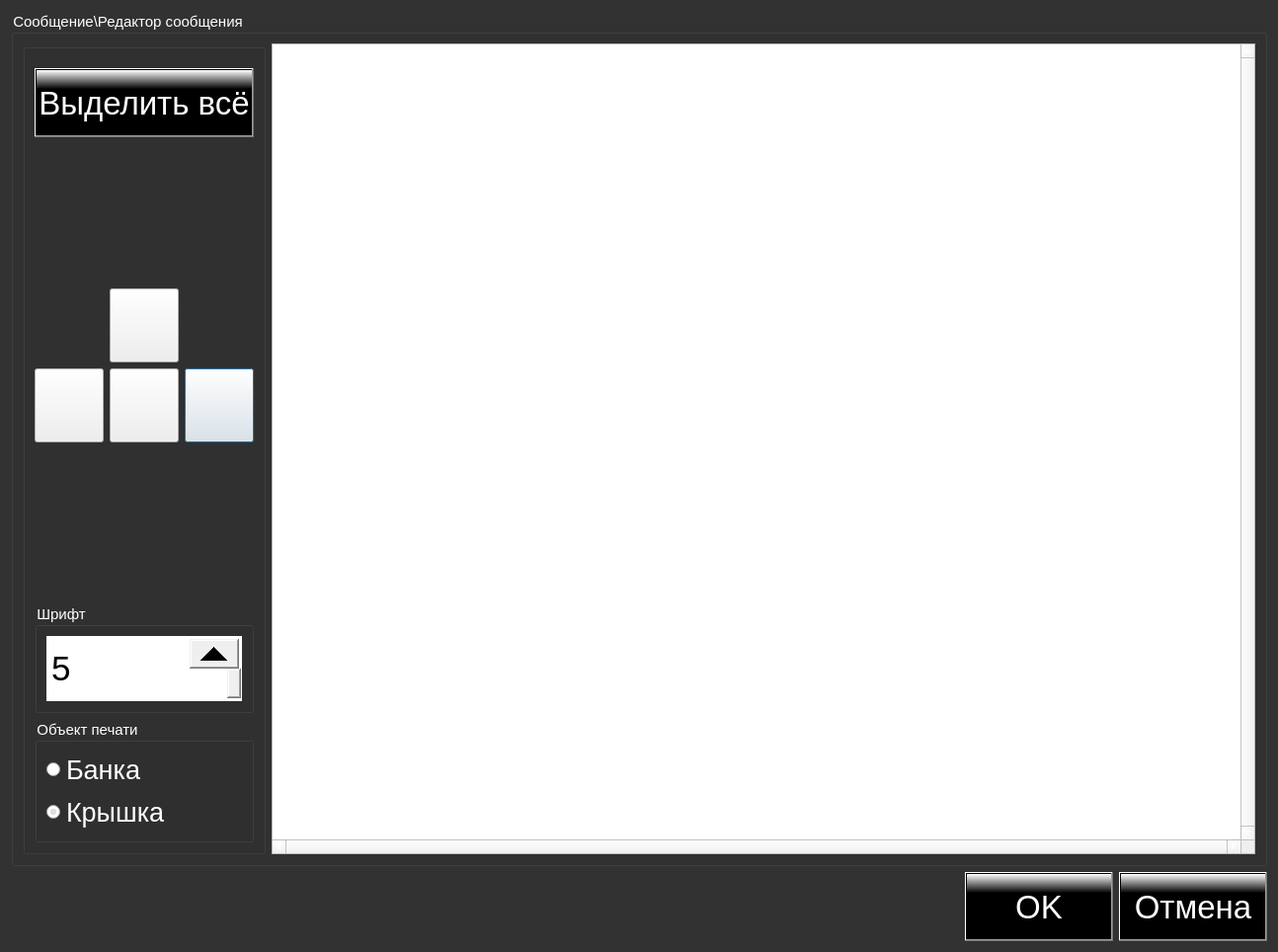
<?xml version="1.0" encoding="UTF-8"?>
<ui version="4.0">
 <class>DialogGraphic</class>
 <widget class="QDialog" name="DialogGraphic">
  <property name="geometry">
   <rect>
    <x>0</x>
    <y>0</y>
    <width>1294</width>
    <height>964</height>
   </rect>
  </property>
  <property name="windowTitle">
   <string>Dialog</string>
  </property>
  <property name="styleSheet">
   <string notr="true">QDialog {background-color: rgb(50, 50, 50);}</string>
  </property>
  <layout class="QGridLayout" name="gridLayout_2">
   <item row="0" column="0">
    <widget class="QGroupBox" name="groupBox">
     <property name="font">
      <font>
       <pointsize>11</pointsize>
      </font>
     </property>
     <property name="styleSheet">
      <string notr="true">color: rgb(255, 255, 255);</string>
     </property>
     <property name="title">
      <string>Сообщение\Редактор сообщения</string>
     </property>
     <layout class="QGridLayout" name="gridLayout_4">
      <property name="topMargin">
       <number>9</number>
      </property>
      <property name="rightMargin">
       <number>9</number>
      </property>
      <property name="bottomMargin">
       <number>9</number>
      </property>
      <property name="spacing">
       <number>6</number>
      </property>
      <item row="0" column="1">
       <widget class="QGraphicsView" name="graphicsView">
        <property name="sizePolicy">
         <sizepolicy hsizetype="Expanding" vsizetype="Expanding">
          <horstretch>0</horstretch>
          <verstretch>0</verstretch>
         </sizepolicy>
        </property>
        <property name="minimumSize">
         <size>
          <width>0</width>
          <height>0</height>
         </size>
        </property>
        <property name="maximumSize">
         <size>
          <width>16777215</width>
          <height>16777215</height>
         </size>
        </property>
        <property name="mouseTracking">
         <bool>true</bool>
        </property>
        <property name="styleSheet">
         <string notr="true">/*
 QScrollBar:vertical {
     border: 2px solid grey;
     background: gray;
     width: 40px;
     margin: 42px 0 42px 0;
 }
 QScrollBar::handle:vertical {
     background: white;
     min-height: 40px;
 }
 QScrollBar::add-line:vertical {
     border: 2px solid grey;
     background: gray;
     height: 40px;
     subcontrol-position: bottom;
     subcontrol-origin: margin;
 }

 QScrollBar::sub-line:vertical {
     border: 2px solid grey;
     background: gray;
     height: 40px;
     subcontrol-position: top;
     subcontrol-origin: margin;
 }
 QScrollBar::up-arrow:vertical, QScrollBar::down-arrow:vertical {
     border: 2px solid grey;
     width: 10px;
     height: 10px;
     background: white;
 }
*/</string>
        </property>
        <property name="verticalScrollBarPolicy">
         <enum>Qt::ScrollBarAlwaysOn</enum>
        </property>
        <property name="horizontalScrollBarPolicy">
         <enum>Qt::ScrollBarAlwaysOn</enum>
        </property>
        <property name="dragMode">
         <enum>QGraphicsView::NoDrag</enum>
        </property>
       </widget>
      </item>
      <item row="0" column="0">
       <widget class="QGroupBox" name="groupBox_2">
        <property name="sizePolicy">
         <sizepolicy hsizetype="Preferred" vsizetype="Preferred">
          <horstretch>0</horstretch>
          <verstretch>0</verstretch>
         </sizepolicy>
        </property>
        <property name="title">
         <string/>
        </property>
        <layout class="QGridLayout" name="gridLayout">
         <item row="4" column="2">
          <widget class="QPushButton" name="pushButton_right">
           <property name="sizePolicy">
            <sizepolicy hsizetype="Maximum" vsizetype="Maximum">
             <horstretch>0</horstretch>
             <verstretch>0</verstretch>
            </sizepolicy>
           </property>
           <property name="minimumSize">
            <size>
             <width>70</width>
             <height>75</height>
            </size>
           </property>
           <property name="maximumSize">
            <size>
             <width>70</width>
             <height>75</height>
            </size>
           </property>
           <property name="styleSheet">
            <string notr="true">border-image: url(:/Image/arrow-right.png);</string>
           </property>
           <property name="text">
            <string/>
           </property>
          </widget>
         </item>
         <item row="4" column="0">
          <widget class="QPushButton" name="pushButton_left">
           <property name="sizePolicy">
            <sizepolicy hsizetype="Maximum" vsizetype="Maximum">
             <horstretch>0</horstretch>
             <verstretch>0</verstretch>
            </sizepolicy>
           </property>
           <property name="minimumSize">
            <size>
             <width>70</width>
             <height>75</height>
            </size>
           </property>
           <property name="maximumSize">
            <size>
             <width>70</width>
             <height>75</height>
            </size>
           </property>
           <property name="styleSheet">
            <string notr="true">
border-image: url(:/Image/arrow-left.png);</string>
           </property>
           <property name="text">
            <string/>
           </property>
          </widget>
         </item>
         <item row="2" column="1">
          <widget class="QPushButton" name="pushButton_up">
           <property name="sizePolicy">
            <sizepolicy hsizetype="Maximum" vsizetype="Maximum">
             <horstretch>0</horstretch>
             <verstretch>0</verstretch>
            </sizepolicy>
           </property>
           <property name="minimumSize">
            <size>
             <width>70</width>
             <height>75</height>
            </size>
           </property>
           <property name="maximumSize">
            <size>
             <width>70</width>
             <height>75</height>
            </size>
           </property>
           <property name="styleSheet">
            <string notr="true">
border-image: url(:/Image/arrow-up.png);</string>
           </property>
           <property name="text">
            <string/>
           </property>
          </widget>
         </item>
         <item row="5" column="0">
          <spacer name="verticalSpacer_2">
           <property name="orientation">
            <enum>Qt::Vertical</enum>
           </property>
           <property name="sizeHint" stdset="0">
            <size>
             <width>20</width>
             <height>40</height>
            </size>
           </property>
          </spacer>
         </item>
         <item row="0" column="0" colspan="3">
          <widget class="QPushButton" name="pushButton_enable_all">
           <property name="sizePolicy">
            <sizepolicy hsizetype="Fixed" vsizetype="Fixed">
             <horstretch>0</horstretch>
             <verstretch>0</verstretch>
            </sizepolicy>
           </property>
           <property name="minimumSize">
            <size>
             <width>150</width>
             <height>70</height>
            </size>
           </property>
           <property name="maximumSize">
            <size>
             <width>229</width>
             <height>50</height>
            </size>
           </property>
           <property name="font">
            <font>
             <pointsize>25</pointsize>
            </font>
           </property>
           <property name="styleSheet">
            <string notr="true">QPushButton{
background-color: qlineargradient(spread:pad, x1:0.534, y1:0.289773, x2:0.534, y2:0, stop:0 rgba(0, 0, 0, 255), stop:1 rgba(255, 255, 255, 255)); color: white;}</string>
           </property>
           <property name="text">
            <string>Выделить всё</string>
           </property>
          </widget>
         </item>
         <item row="1" column="1">
          <spacer name="verticalSpacer">
           <property name="orientation">
            <enum>Qt::Vertical</enum>
           </property>
           <property name="sizeHint" stdset="0">
            <size>
             <width>20</width>
             <height>40</height>
            </size>
           </property>
          </spacer>
         </item>
         <item row="4" column="1">
          <widget class="QPushButton" name="pushButton_down">
           <property name="sizePolicy">
            <sizepolicy hsizetype="Maximum" vsizetype="Maximum">
             <horstretch>0</horstretch>
             <verstretch>0</verstretch>
            </sizepolicy>
           </property>
           <property name="minimumSize">
            <size>
             <width>70</width>
             <height>75</height>
            </size>
           </property>
           <property name="maximumSize">
            <size>
             <width>70</width>
             <height>75</height>
            </size>
           </property>
           <property name="styleSheet">
            <string notr="true">border-image: url(:/Image/arrow-down.png);</string>
           </property>
           <property name="text">
            <string/>
           </property>
          </widget>
         </item>
         <item row="6" column="0" colspan="3">
          <widget class="QGroupBox" name="groupBox_3">
           <property name="font">
            <font>
             <pointsize>11</pointsize>
            </font>
           </property>
           <property name="title">
            <string>Шрифт</string>
           </property>
           <layout class="QHBoxLayout" name="horizontalLayout_2">
            <item>
             <widget class="QSpinBox" name="spinBox_font_height">
              <property name="sizePolicy">
               <sizepolicy hsizetype="Minimum" vsizetype="Minimum">
                <horstretch>0</horstretch>
                <verstretch>0</verstretch>
               </sizepolicy>
              </property>
              <property name="minimumSize">
               <size>
                <width>0</width>
                <height>66</height>
               </size>
              </property>
              <property name="maximumSize">
               <size>
                <width>16777215</width>
                <height>16777215</height>
               </size>
              </property>
              <property name="font">
               <font>
                <pointsize>26</pointsize>
               </font>
              </property>
              <property name="styleSheet">
               <string notr="true">

QSpinBox::up-button { 
    width: 50px; 
    height: 30px;
}
SpinBox::down-button { 
    width: 50px;
   height: 30px; 
}
QSpinBox{
color: rgb(0, 0, 0);
}</string>
              </property>
              <property name="value">
               <number>5</number>
              </property>
             </widget>
            </item>
           </layout>
          </widget>
         </item>
         <item row="7" column="0" colspan="3">
          <widget class="QGroupBox" name="groupBox_4">
           <property name="font">
            <font>
             <pointsize>11</pointsize>
            </font>
           </property>
           <property name="title">
            <string>Объект печати</string>
           </property>
           <layout class="QVBoxLayout" name="verticalLayout">
            <item>
             <widget class="QRadioButton" name="radioButton_tara1">
              <property name="minimumSize">
               <size>
                <width>0</width>
                <height>0</height>
               </size>
              </property>
              <property name="font">
               <font>
                <pointsize>20</pointsize>
               </font>
              </property>
              <property name="styleSheet">
               <string notr="true">QRadioButton::indicator::unchecked {
    image: url(:/Image/radiobutton_unchecked.png);
}


QRadioButton::indicator::checked {
    image: url(:Image/radiobutton_checked.png);
}
</string>
              </property>
              <property name="text">
               <string>Банка</string>
              </property>
              <property name="checked">
               <bool>false</bool>
              </property>
              <attribute name="buttonGroup">
               <string notr="true">buttonGroup</string>
              </attribute>
             </widget>
            </item>
            <item>
             <widget class="QRadioButton" name="radioButton_tara2">
              <property name="minimumSize">
               <size>
                <width>0</width>
                <height>0</height>
               </size>
              </property>
              <property name="font">
               <font>
                <pointsize>20</pointsize>
               </font>
              </property>
              <property name="styleSheet">
               <string notr="true">QRadioButton::indicator::unchecked {
    image: url(:/Image/radiobutton_unchecked.png);
}


QRadioButton::indicator::checked {
    image: url(:Image/radiobutton_checked.png);
}
</string>
              </property>
              <property name="text">
               <string>Крышка</string>
              </property>
              <property name="checked">
               <bool>true</bool>
              </property>
              <attribute name="buttonGroup">
               <string notr="true">buttonGroup</string>
              </attribute>
             </widget>
            </item>
           </layout>
          </widget>
         </item>
        </layout>
       </widget>
      </item>
     </layout>
    </widget>
   </item>
   <item row="1" column="0">
    <layout class="QHBoxLayout" name="horizontalLayout">
     <item>
      <spacer name="horizontalSpacer">
       <property name="orientation">
        <enum>Qt::Horizontal</enum>
       </property>
       <property name="sizeHint" stdset="0">
        <size>
         <width>40</width>
         <height>20</height>
        </size>
       </property>
      </spacer>
     </item>
     <item>
      <widget class="QPushButton" name="pushButton_OK">
       <property name="sizePolicy">
        <sizepolicy hsizetype="Fixed" vsizetype="Fixed">
         <horstretch>0</horstretch>
         <verstretch>0</verstretch>
        </sizepolicy>
       </property>
       <property name="minimumSize">
        <size>
         <width>150</width>
         <height>70</height>
        </size>
       </property>
       <property name="font">
        <font>
         <pointsize>25</pointsize>
        </font>
       </property>
       <property name="styleSheet">
        <string notr="true">QPushButton{
background-color: qlineargradient(spread:pad, x1:0.534, y1:0.289773, x2:0.534, y2:0, stop:0 rgba(0, 0, 0, 255), stop:1 rgba(255, 255, 255, 255)); color: white;}</string>
       </property>
       <property name="text">
        <string>OK</string>
       </property>
      </widget>
     </item>
     <item>
      <widget class="QPushButton" name="pushButton_cancel">
       <property name="sizePolicy">
        <sizepolicy hsizetype="Fixed" vsizetype="Fixed">
         <horstretch>0</horstretch>
         <verstretch>0</verstretch>
        </sizepolicy>
       </property>
       <property name="minimumSize">
        <size>
         <width>150</width>
         <height>70</height>
        </size>
       </property>
       <property name="font">
        <font>
         <pointsize>25</pointsize>
        </font>
       </property>
       <property name="styleSheet">
        <string notr="true">QPushButton{
background-color: qlineargradient(spread:pad, x1:0.534, y1:0.289773, x2:0.534, y2:0, stop:0 rgba(0, 0, 0, 255), stop:1 rgba(255, 255, 255, 255)); color: white;}</string>
       </property>
       <property name="text">
        <string>Отмена</string>
       </property>
      </widget>
     </item>
    </layout>
   </item>
  </layout>
 </widget>
 <resources/>
 <connections/>
 <buttongroups>
  <buttongroup name="buttonGroup"/>
 </buttongroups>
</ui>
